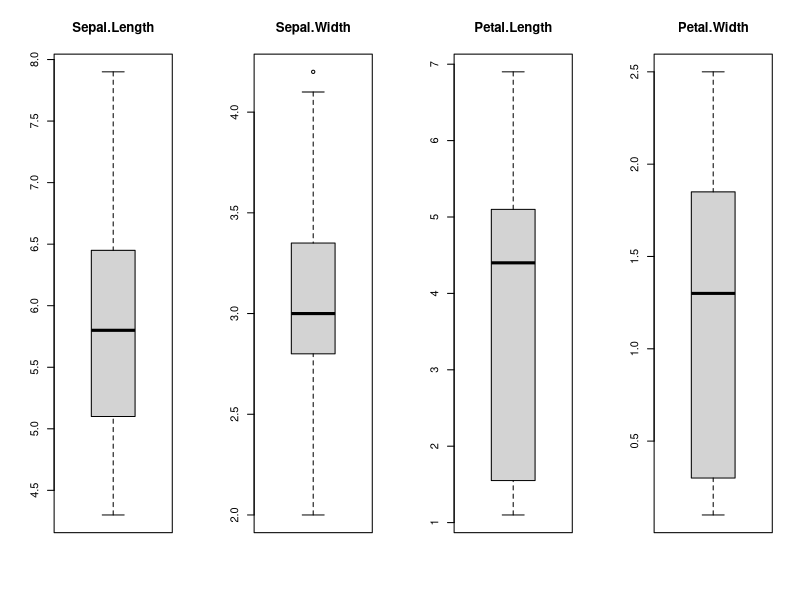
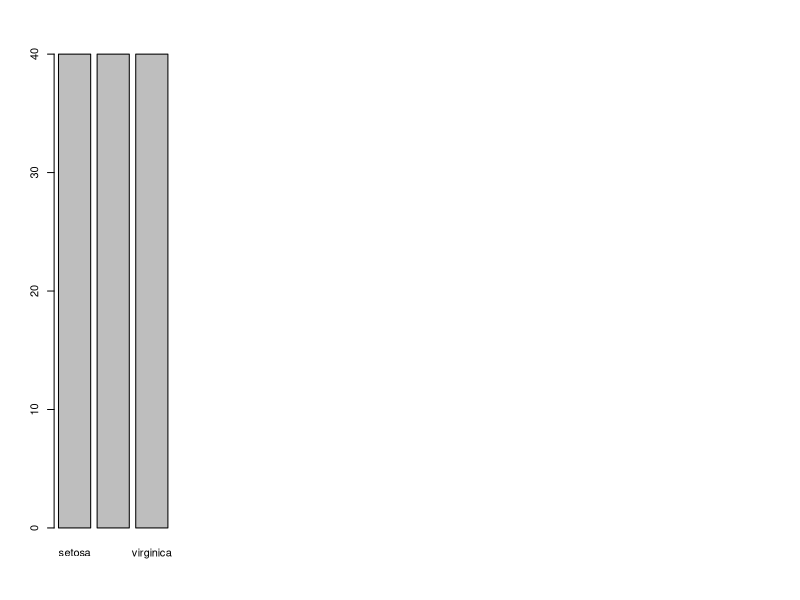
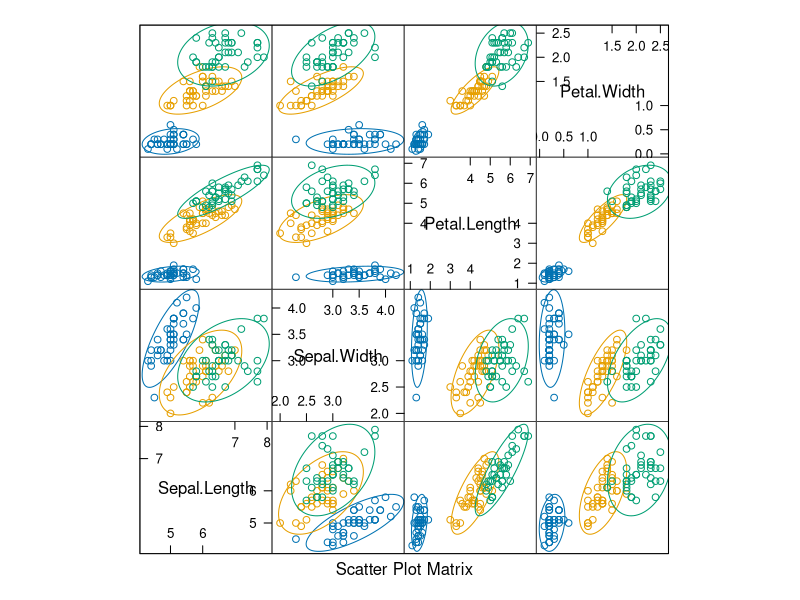
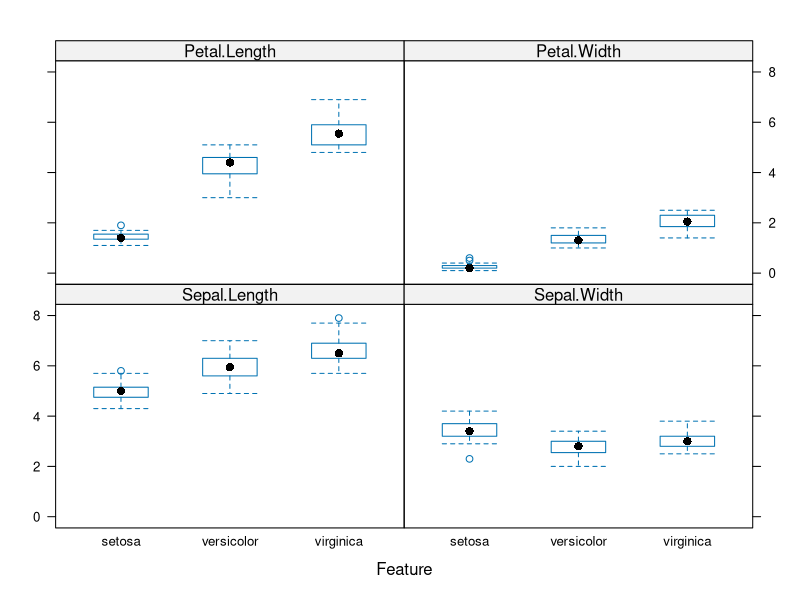
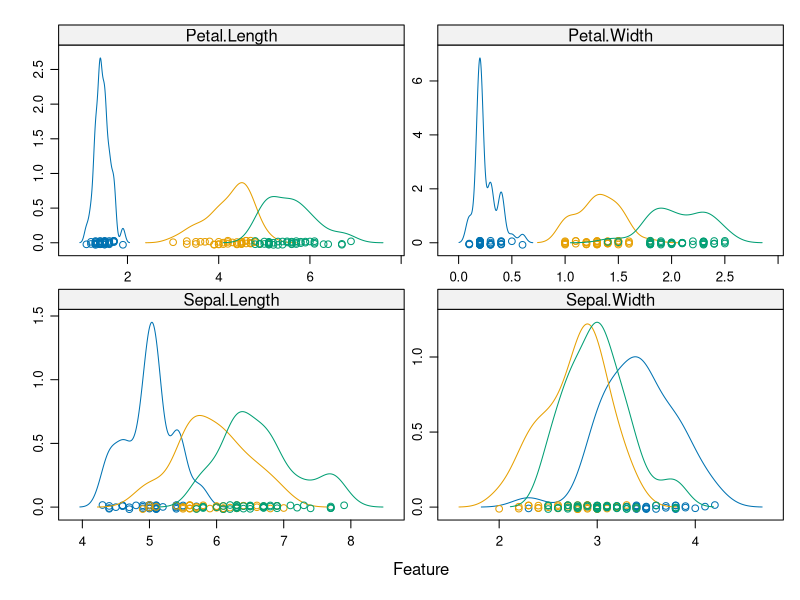
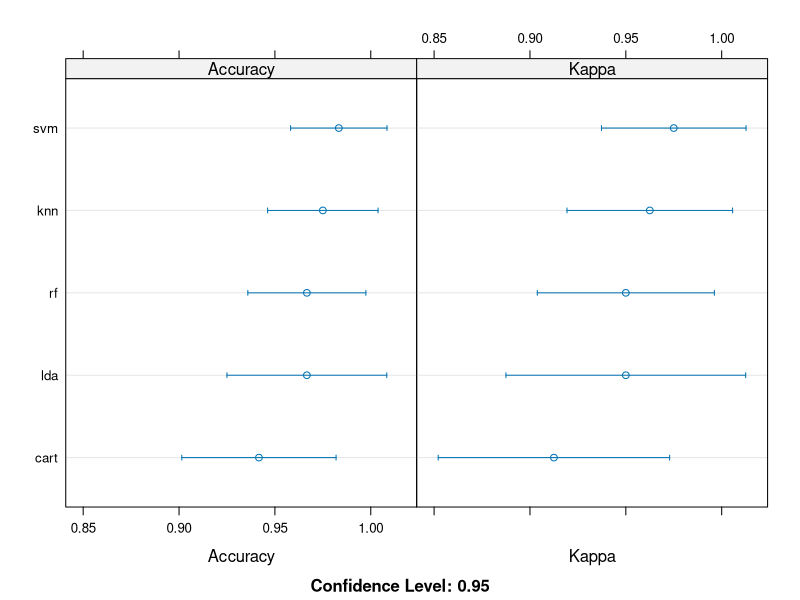

Write R code to recreate these figures, in order.

##### IRIS DATASET - IMPLEMENTING MACHINE LEARNING ALGORITHMs #####

##################################################################################################################
## check for installed packages
if (("caret" %in% rownames(installed.packages())) == FALSE) {
        install.packages("caret", dependencies = c("Depends", "Suggests")) #install required package
}

if (("ellipse" %in% rownames(installed.packages())) == FALSE) {
        install.packages("ellipse", dependencies = c("Depends", "Suggests")) #install required package
}


## additional checks due to errors for package 'caret'
if (("ModelMetrics" %in% rownames(installed.packages())) == FALSE) {
        install.packages("ModelMetrics", dependencies = c("Depends", "Suggests")) #install required package
}

if (("gower" %in% rownames(installed.packages())) == FALSE) {
        install.packages("gower", dependencies = c("Depends", "Suggests")) #install required package
}

## importing required packages
library("caret")
library("ellipse")


##################################################################################################################
## loading dataset
data(iris)
dataset <- iris


## exploring dataset
str(dataset)
summary(dataset)


## creating validation datasets 
validation_index <- createDataPartition(dataset$Species, p = 0.8, list = FALSE)
train_set <- dataset[validation_index, ]
test_set <- dataset[-validation_index, ]


## dimensions of the dataset
dim(train_set)

## types of the attributes
sapply(train_set, class)

## peek at the data itself
head(train_set)

## levels of the class attribute
levels(train_set$Species)

## breakdown of the instances in each class
percentage <- prop.table(table(train_set$Species)) * 100
cbind(freq=table(train_set$Species), percentage=percentage)

## statistical summary of all attributes
summary(train_set)


##################################################################################################################
### VISUALIZING data ###

## Univariate plots to better understand each attribute
x <- train_set[, 1:4] #predictor/feature/input/independent
y <- train_set[, 5] #target/outcome/output/dependent

# boxplot for each attribute on one image
par(mfrow=c(1,4))
for(i in 1:4) {
        boxplot(x[,i], main=names(iris)[i])
}

plot(y)

## Multivariate plots to better understand the relationships between attributes

# scatterplot matrix
featurePlot(x=x, y=y, plot="ellipse")

# box and whisker plots for each attribute
featurePlot(x=x, y=y, plot="box")


# density plots for each attribute by class value
scales <- list(x=list(relation="free"), y=list(relation="free"))
featurePlot(x=x, y=y, plot="density", scales=scales)



##################################################################################################################
### RUNNING ALGORITHMS ###


# Run algorithms using 10-fold cross validation
control <- trainControl(method="cv", number=10)
metric <- "Accuracy"


# linear algorithms
set.seed(42)
fit.lda <- train(Species~., data=train_set, method="lda", metric=metric, trControl=control)


# nonlinear algorithms
# CART
set.seed(42)
fit.cart <- train(Species~., data=train_set, method="rpart", metric=metric, trControl=control)
# kNN
set.seed(42)
fit.knn <- train(Species~., data=train_set, method="knn", metric=metric, trControl=control)


# advanced algorithms
# SVM
set.seed(42)
fit.svm <- train(Species~., data=train_set, method="svmRadial", metric=metric, trControl=control)
# Random Forest
set.seed(42)
fit.rf <- train(Species~., data=train_set, method="rf", metric=metric, trControl=control)


##################################################################################################################
# summarize accuracy of models
results <- resamples(list(lda=fit.lda, cart=fit.cart, knn=fit.knn, svm=fit.svm, rf=fit.rf))
summary(results)

# visually compare results
dotplot(results)

# select best algorithms
print(fit.knn)
print(fit.lda)


##################################################################################################################
### RUN PREDICTIONS ###


# estimate skill of LDA on the validation dataset
prediction_lda <- predict(fit.lda, test_set)
confusionMatrix(prediction_lda, test_set$Species)


## tutorial <- https://machinelearningmastery.com/machine-learning-in-r-step-by-step/ ##
